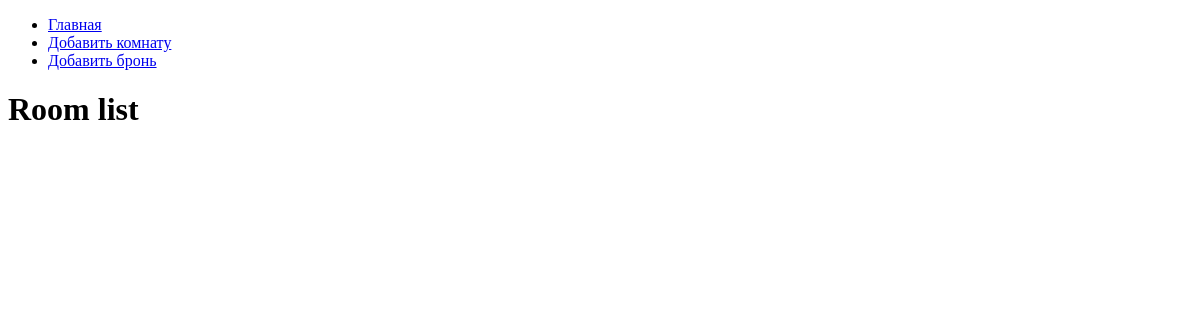
/hotel/, run on an earlier commit of the app's database.
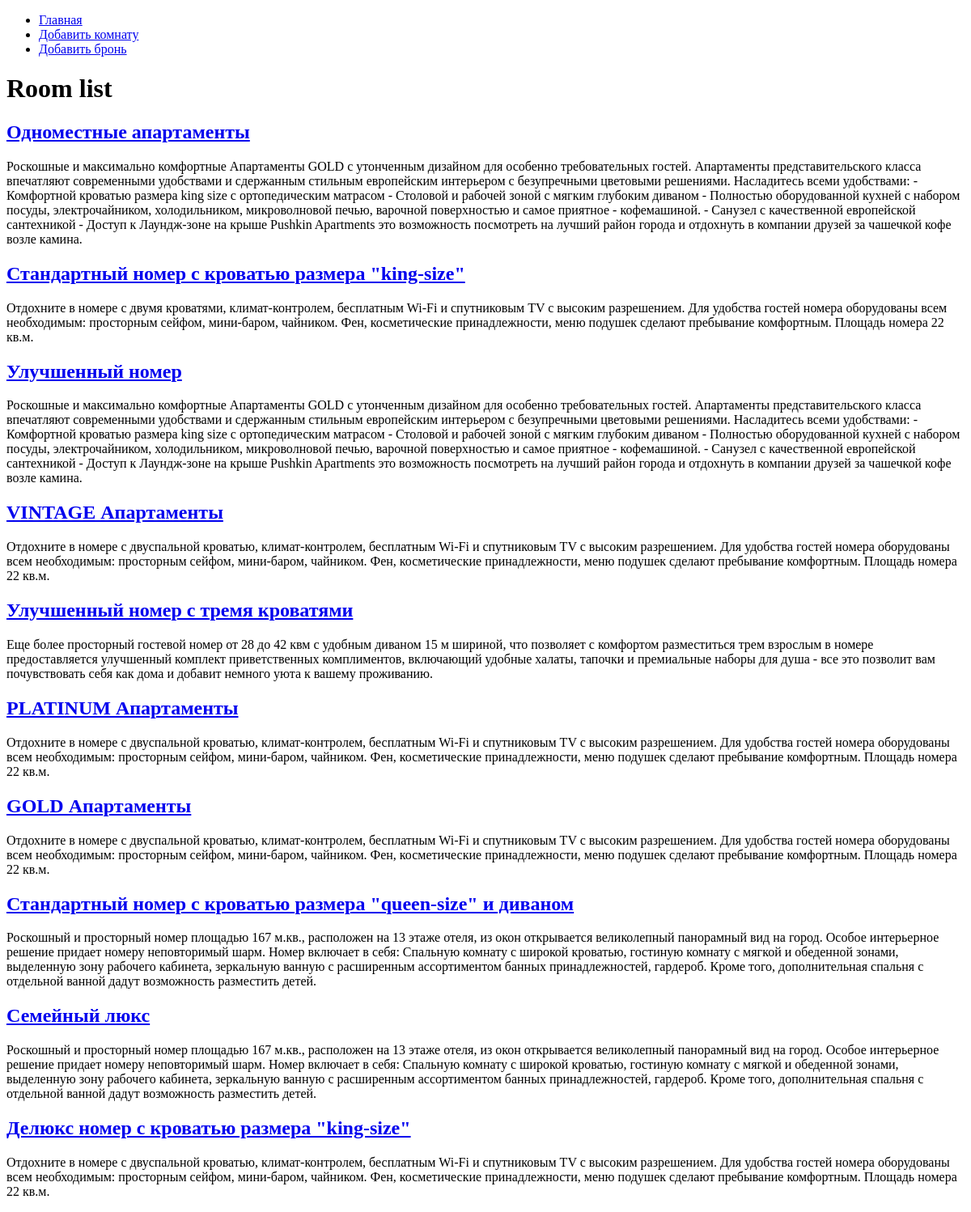
And on a later commit of the database.
### hotel/models.py (models this page shows, shortened)
class Room(models.Model):
    name = models.CharField(max_length=200, default="", verbose_name='Название номера')
    description = models.TextField(default="", verbose_name='Описание номера')
    room_number = models.IntegerField(verbose_name='Нормер комнаты')
    type = (("single", "Номер с односпальной кроватью"),
            ("double","Номер с двуспальной кроватью"),
            ("twin", "Номер с двумя кроватями"),
            ("triple", "Номер с тремя кроватями"),
            ("family", "Семейный номер"))
    type = models.CharField(max_length=50, choices=type, verbose_name='Тип номера')
    category = (("standard", "Стандартный номер"),
                ("superior", "Номер повышенного комфорта"),
                ("deluxe", "Номер «люкс»"))
    category = models.CharField(max_length=50, choices=category, verbose_name='Категория номера')
    cost_per_day = models.IntegerField(verbose_name='Стоимость за день')
    def get_absolute_url(self):
        return reverse('hotel:detail', kwargs={'id': self.id})
    class Meta:
        verbose_name = 'Комната'
        verbose_name_plural = 'Комнаты'

### hotel/views.py (the view)
# urls.py: path("", views.hotel_list),
def hotel_list(request):
    queryset = Room.objects.all()
    context = {
        'queryset' : queryset,
        'title': 'Room list'
    }
    return render(request, 'hotel/index.html', context)

### hotel/templates/hotel/index.html (shortened to what this page needs)
<!DOCTYPE html>
<html lang="en">
<head>
</head>
<body>
    <nav>
        <ul>
            <li><a href="/hotel/">Главная</a></li>
            <li><a href="/hotel/create/">Добавить комнату</a></li>
            <li><a href="/hotel/reservation/">Добавить бронь</a></li>
          </ul>
    </nav>
    <h1>{{title}}</h1>
    {% for i in queryset %}
        <div>
            <a href=" {{ i.get_absolute_url }}"> <h2> {{i.name}} </h2> </a>
            <p> {{i.description}} </p>
        </div>
    {% endfor %}
</body>
</html>

What changed in the data, as far as the page shows it:
added Room: name "Одноместные апартаменты", description "Роскошные и максимально комфортные Апартаменты GOLD с утонченным дизайном для особенно требовательных гостей. Апартаменты представительского класса впечатляют современными удобствами и сдержанным стильным европейским интерьером с безупречными цветовыми решениями. Насладитесь всеми удобствами: - Комфортной кроватью размера king size с ортопедическим матрасом - Столовой и рабочей зоной с мягким глубоким диваном - Полностью оборудованной кухней с набором посуды, электрочайником, холодильником, микроволновой печью, варочной поверхностью и самое приятное - кофемашиной. - Санузел с качественной европейской сантехникой - Доступ к Лаундж-зоне на крыше Pushkin Apartments это возможность посмотреть…"
added Room: name "Стандартный номер с кроватью размера \"king-size\"", description "Отдохните в номере с двумя кроватями, климат-контролем, бесплатным Wi-Fi и спутниковым TV с высоким разрешением. Для удобства гостей номера оборудованы всем необходимым: просторным сейфом, мини-баром, чайником. Фен, косметические принадлежности, меню подушек сделают пребывание комфортным. Площадь номера 22 кв.м."
added Room: name "Улучшенный номер", description "Роскошные и максимально комфортные Апартаменты GOLD с утонченным дизайном для особенно требовательных гостей. Апартаменты представительского класса впечатляют современными удобствами и сдержанным стильным европейским интерьером с безупречными цветовыми решениями. Насладитесь всеми удобствами: - Комфортной кроватью размера king size с ортопедическим матрасом - Столовой и рабочей зоной с мягким глубоким диваном - Полностью оборудованной кухней с набором посуды, электрочайником, холодильником, микроволновой печью, варочной поверхностью и самое приятное - кофемашиной. - Санузел с качественной европейской сантехникой - Доступ к Лаундж-зоне на крыше Pushkin Apartments это возможность посмотреть…"
added Room: name "VINTAGE Апартаменты", description "Отдохните в номере с двуспальной кроватью, климат-контролем, бесплатным Wi-Fi и спутниковым TV с высоким разрешением. Для удобства гостей номера оборудованы всем необходимым: просторным сейфом, мини-баром, чайником. Фен, косметические принадлежности, меню подушек сделают пребывание комфортным. Площадь номера 22 кв.м."
added Room: name "Улучшенный номер с тремя кроватями", description "Еще более просторный гостевой номер от 28 до 42 квм с удобным диваном 15 м шириной, что позволяет с комфортом разместиться трем взрослым в номере предоставляется улучшенный комплект приветственных комплиментов, включающий удобные халаты, тапочки и премиальные наборы для душа - все это позволит вам почувствовать себя как дома и добавит немного уюта к вашему проживанию."
added Room: name "PLATINUM Апартаменты", description "Отдохните в номере с двуспальной кроватью, климат-контролем, бесплатным Wi-Fi и спутниковым TV с высоким разрешением. Для удобства гостей номера оборудованы всем необходимым: просторным сейфом, мини-баром, чайником. Фен, косметические принадлежности, меню подушек сделают пребывание комфортным. Площадь номера 22 кв.м."
added Room: name "GOLD Апартаменты", description "Отдохните в номере с двуспальной кроватью, климат-контролем, бесплатным Wi-Fi и спутниковым TV с высоким разрешением. Для удобства гостей номера оборудованы всем необходимым: просторным сейфом, мини-баром, чайником. Фен, косметические принадлежности, меню подушек сделают пребывание комфортным. Площадь номера 22 кв.м."
added Room: name "Стандартный номер с кроватью размера \"queen-size\" и диваном", description "Роскошный и просторный номер площадью 167 м.кв., расположен на 13 этаже отеля, из окон открывается великолепный панорамный вид на город. Особое интерьерное решение придает номеру неповторимый шарм. Номер включает в себя: Спальную комнату с широкой кроватью, гостиную комнату с мягкой и обеденной зонами, выделенную зону рабочего кабинета, зеркальную ванную с расширенным ассортиментом банных принадлежностей, гардероб. Кроме того, дополнительная спальня с отдельной ванной дадут возможность разместить детей."
added Room: name "Семейный люкс", description "Роскошный и просторный номер площадью 167 м.кв., расположен на 13 этаже отеля, из окон открывается великолепный панорамный вид на город. Особое интерьерное решение придает номеру неповторимый шарм. Номер включает в себя: Спальную комнату с широкой кроватью, гостиную комнату с мягкой и обеденной зонами, выделенную зону рабочего кабинета, зеркальную ванную с расширенным ассортиментом банных принадлежностей, гардероб. Кроме того, дополнительная спальня с отдельной ванной дадут возможность разместить детей."
added Room: name "Делюкс номер с кроватью размера \"king-size\"", description "Отдохните в номере с двуспальной кроватью, климат-контролем, бесплатным Wi-Fi и спутниковым TV с высоким разрешением. Для удобства гостей номера оборудованы всем необходимым: просторным сейфом, мини-баром, чайником. Фен, косметические принадлежности, меню подушек сделают пребывание комфортным. Площадь номера 22 кв.м."
